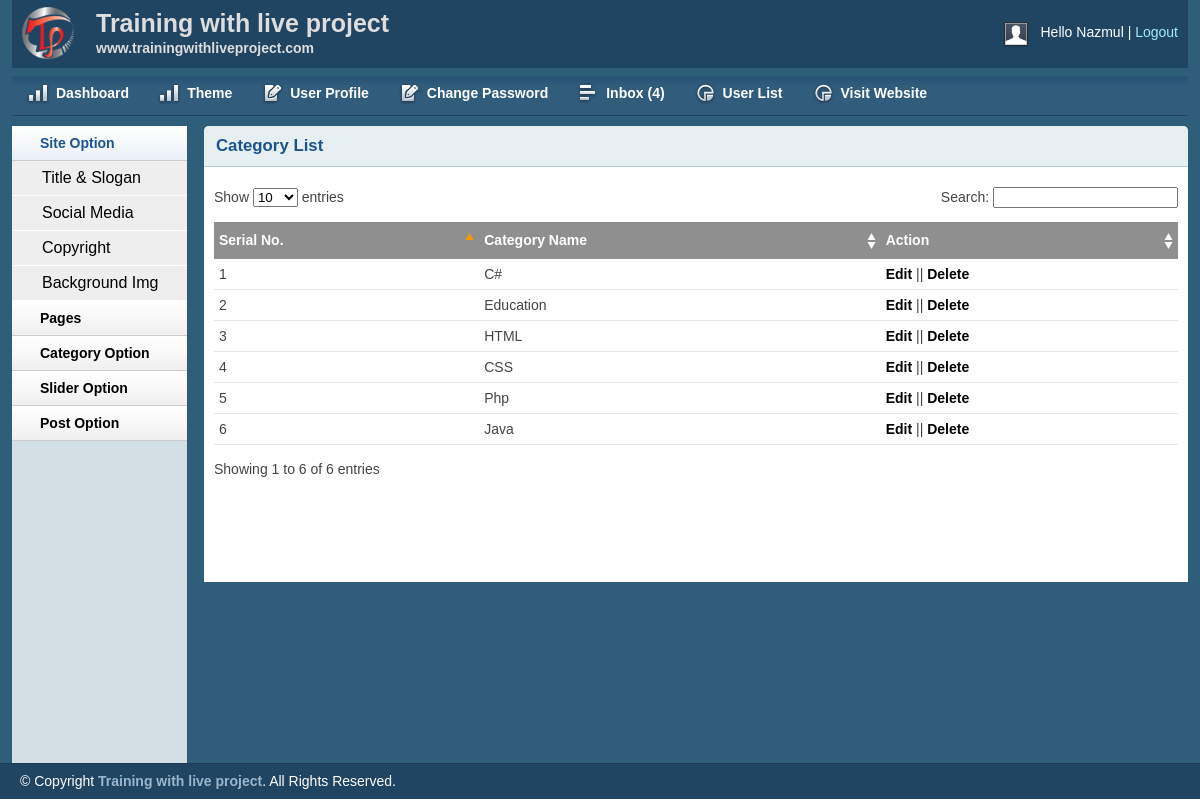
The page /admin/catlist.php (signed in) on the database its author committed.
### tables this page shows
CREATE TABLE IF NOT EXISTS `tbl_category` (
  `id` int(11) NOT NULL AUTO_INCREMENT,
  `cat_name` varchar(80) NOT NULL,
  PRIMARY KEY (`id`)
);

### lib/Database.php (called while the page is built, shortened)
<?php
Class Database{
	public $host   = DB_HOST;
	public $user   = DB_USER;
	public $pass   = DB_PASS;
	public $dbname = DB_NAME;
	public $link;
	private function connectDB(){
	$this->link = new mysqli($this->host, $this->user, $this->pass, $this->dbname);
 }
	public function select($query){
		$result = $this->link->query($query) or die($this->link->error.__LINE__);
		if($result->num_rows > 0){
			return $result;
		} else {
			return false;
		}
	}
}

### admin/catlist.php (the view, shortened to what this page needs)
<?php include"inc/ad_header.php";?>
<div class="grid_10">
    <div class="box round first grid">
        <h2>Category List</h2>
        <div class="block">
            <table class="data display datatable" id="example">
			<thead>
				<tr>
					<th>Serial No.</th>
					<th>Category Name</th>
					<th>Action</th>
				</tr>
			</thead>
			<tbody>
			<?php
				$sql = "SELECT * FROM tbl_category ORDER BY id DESC";
				$AllCat = $db->select($sql);
				if($AllCat){
					$i=0;
					while($row = $AllCat->fetch_assoc()){
						$i++;
			?>
				<tr class="odd gradeX">
					<td><?php echo $i;?></td>
					<td><?php echo $row['cat_name'];?></td>
					<td><a href="categoryEdit.php?catEdit=<?php echo $row['id'];?>">Edit</a> || <a onclick="return confirm('Are you sure to Delete!')" href="?delID=<?php echo $row['id'];?>">Delete</a></td>
				</tr>
			<?php }}?>
			</tbody>
		</table>
       </div>
    </div>
</div>
<?php include"inc/ad_footer.php";?>

### admin/css/layout.css (style rules this page uses)
body { background: #fff none repeat scroll 0 0; color: #444; font-size: 14px; padding: 0; }
a { color: #000; font-weight:bold; text-decoration: none; }
h1, h2, h3, h4, h5, h6 { line-height:1.2em; margin-bottom:.3em; }
h2 { margin-top:1em; }
.box { background:#fff; margin-bottom:20px; padding:10px 10px 10px 10px; margin-left:-8px; }
.box.grid { padding-bottom:40px; }
.box.round { -moz-border-radius: 5px 5px 0px 0px; -webkit-border-radius: 5px 5px 0px 0px; border-radius: 5px 5px 0px 0px; }
.box h2 { font-size:1.2em; font-weight:bold; color:#1B548D; background:#E6F0F3; margin:-10px -10px 0 -10px; padding:10px 12px; border-bottom:1px solid #B3CBD6; -moz-border-radius: 5px 5px 0px 0px; -webkit-border-radius: 5px 5px 0px 0px; border-radius: 5px 5px 0px 0px; }
.box.first { min-height: 406px; }
.block { padding-top:20px; }
.block { padding-bottom:1px; }
table.display { margin: 0 auto; clear: both; width: 100%; }
.sorting_asc { background: #8f8f8f url(../img/table/sort_asc.png) no-repeat center right; padding:8px 5px; text-align:left; color:#fff; }
.sorting { background:#8f8f8f url(../img/table/sort_both.png) no-repeat center right; padding:8px 5px; text-align:left; color:#fff; }
tr.odd { height: 30px; line-height: 30px; border-bottom:1px solid #e6e6e6; }
tr.even { height: 30px; line-height: 30px; border-bottom:1px solid #e6e6e6; }
tr.odd td, tr.even td { padding-left:5px; }

### rows shown on the page
tbl_category: cat_name "C#"
tbl_category: cat_name "Education"
tbl_category: cat_name "HTML"
tbl_category: cat_name "CSS"
tbl_category: cat_name "Php"
tbl_category: cat_name "Java"

### other values the page prints
Session::get('username') "Nazmul"
$count "4"
